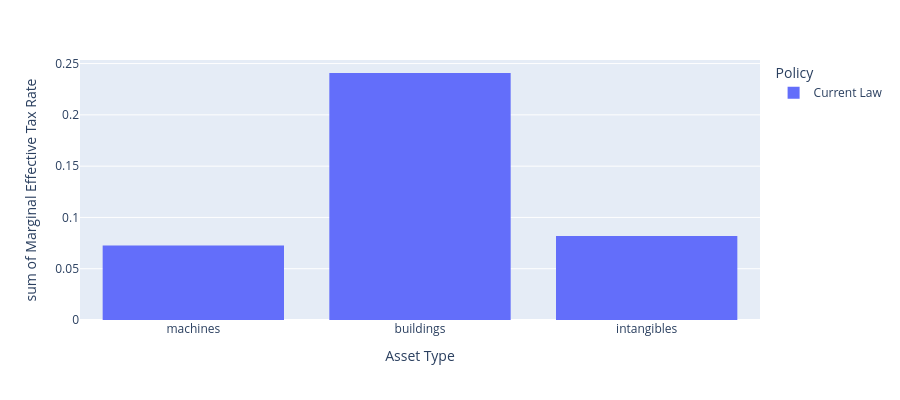

This figure's notebook cell:
### Code cell
# Other results
fig14 = px.histogram(
    df[
        (df["output_var"]=="metr") &
        (df['Policy'].isin([
            "Current Law",
            "Repeal Business Tax", "Follow Federal Bonus Depreciation",
            "Repeal Franchise Tax"
        ]))
    ], x="asset_type", y="value", color='Policy', barmode='group',
    labels={'asset_type':'Asset Type', 'value': 'Marginal Effective Tax Rate'},
    height=400)
fig14.show()

### Figure 1 — Plotly figure (JSON) as saved in the notebook; plotly's stock layout.template omitted (floating-point values rounded to 4 significant figures)
{"data": [{"alignmentgroup": "True", "bingroup": "x", "histfunc": "sum", "hovertemplate": "Policy=Current Law<br>Asset Type=%{x}<br>sum of Marginal Effective Tax Rate=%{y}<extra></extra>", "legendgroup": "Current Law", "marker": {"color": "#636efa", "pattern": {"shape": ""}}, "name": "Current Law", "offsetgroup": "Current Law", "orientation": "v", "showlegend": true, "type": "histogram", "x": ["machines", "buildings", "intangibles"], "xaxis": "x", "y": [0.07262, 0.2408, 0.0818], "yaxis": "y"}], "layout": {"barmode": "group", "height": 400, "legend": {"title": {"text": "Policy"}, "tracegroupgap": 0}, "margin": {"t": 60}, "xaxis": {"anchor": "y", "domain": [0, 1], "title": {"text": "Asset Type"}}, "yaxis": {"anchor": "x", "domain": [0, 1], "title": {"text": "sum of Marginal Effective Tax Rate"}}}}
